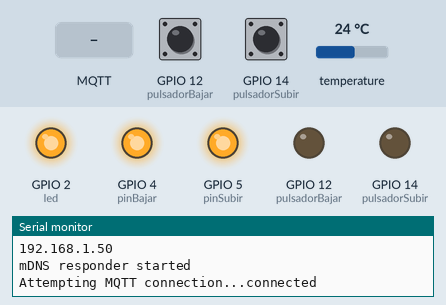
Recording of a sketch running on a simulated ESP8266 (NodeMCU). Shown: output pins drawn as LEDs (lit = HIGH), the last lines printed to the serial monitor. Dashed ring = blinking. The inputs (shaded band) are chosen by the test bench; at power-on: GPIO 12 (pulsadorBajar) HIGH, GPIO 14 (pulsadorSubir) HIGH, temperature 24 °C. WiFi joins after 1.5 s; servers stay silent unless stated; no MQTT or app messages arrive unless stated.

Above: at 2.7 s.
2.8 s: MQTT message "Subir" arrives on the first subscribed topic
At 3.5 s:
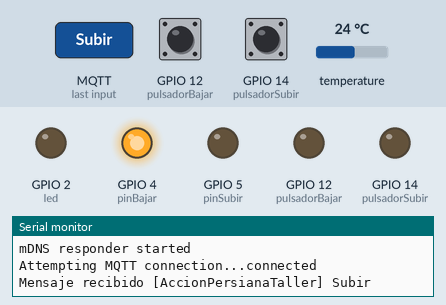
4.6 s: GPIO 12 (pulsadorBajar) pulled LOW for 1 s
At 6.7 s:
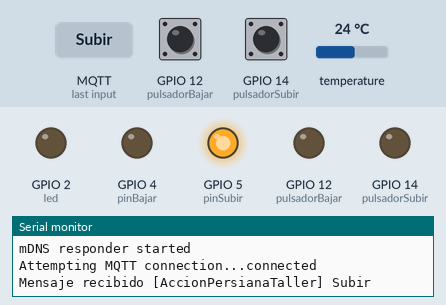
7.1 s: MQTT message "Bajar" arrives on the first subscribed topic
At 7.42 s:
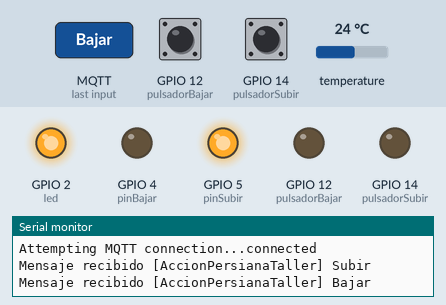
9.0 s: GPIO 14 (pulsadorSubir) pulled LOW for 1 s
At 9.07 s:
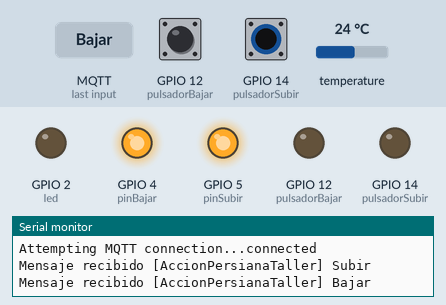
11.5 s: GPIO 14 (pulsadorSubir) pulled LOW for 3.2 s
At 14.8 s:
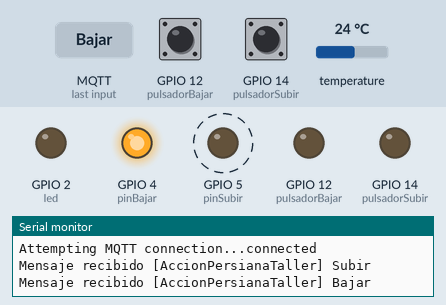
16.2 s: GPIO 14 (pulsadorSubir) pulled LOW for 0.15 s
At 17.5 s:
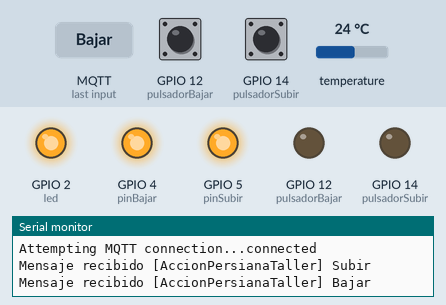
Timing chart, 0 to 19.2 s (numbered marks = the images above; inputs shaded):
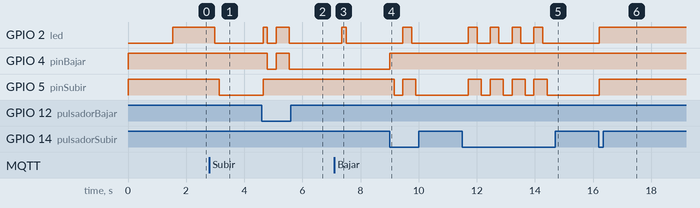

Measured:
- after the input at 2.8 s, GPIO 2 (led): HIGH → LOW after 0.19 s; GPIO 5 (pinSubir): HIGH → LOW after 0.34 s
- after the input at 4.6 s, GPIO 2 (led): LOW → HIGH after 0.05 s, → LOW 0.15 s later, → HIGH 0.30 s later, → LOW 0.45 s later; GPIO 4 (pinBajar): HIGH → LOW after 0.20 s, → HIGH 0.30 s later, → LOW 0.45 s later; GPIO 5 (pinSubir): LOW → HIGH after 0.05 s
- after the input at 7.1 s, GPIO 2 (led): LOW → HIGH after 0.25 s, → LOW 0.15 s later
- after the input at 9.0 s, GPIO 2 (led): LOW → HIGH after 0.46 s, → LOW 0.30 s later; GPIO 4 (pinBajar): LOW → HIGH at once; GPIO 5 (pinSubir): HIGH → LOW after 0.15 s, → HIGH 0.30 s later, → LOW 0.45 s later
- after the input at 11.5 s, GPIO 2 (led): alternates HIGH for 0.30 s and LOW for 0.45 s, 8 changes in all, then stays LOW, starting after 0.21 s; GPIO 5 (pinSubir): alternates HIGH for 0.45 s and LOW for 0.30 s, 8 changes in all, then stays LOW, starting after 0.21 s
- after the input at 16.2 s, GPIO 2 (led), GPIO 5 (pinSubir): LOW → HIGH at once

The sketch:

PersianaTallerV3.ino
```cpp
#include <ESP8266WiFi.h>
#include <PubSubClient.h>
#include <OneWire.h>
#include <DallasTemperature.h>
#include <ESP8266mDNS.h>
#include <WiFiUdp.h>
#include <ArduinoOTA.h>

#define wifi_ssid "12MiCasa12-24G"
#define wifi_password "Almunia-12MZN"
#define mqtt_server "192.168.1.55"

#define Estado_Persiana_topic "EstadoPersianaTaller"
#define Temperatura_topic "TemperaturaTaller"
#define ONE_WIRE_BUS 0  // DS18B20 pin  D3

/*asignacion pines  NodeMCU */
const int pinSubir = 5; // D1
const int pinBajar = 4; // D2
const int pulsadorSubir = 14; //D5
const int pulsadorBajar = 12; //D6

long tiempo_temp=55000;  //tiempo subir o bajar persianas

// Update these with values suitable for your network.
IPAddress ip(192,168,1,228);  //Node static IP
IPAddress gateway(192,168,1,1);
IPAddress subnet(255,255,255,0);
/*instancias*/
WiFiClient espClient;
PubSubClient client(espClient);
OneWire oneWire(ONE_WIRE_BUS);
DallasTemperature DS18B20(&oneWire);
DeviceAddress tempDeviceAddress;
/*Variables Globales*/
String EstadoPersiana = "Desconocido";
long lastMsg = 0;
long lastTemp = 0;
float temp=0;
/*FUNCIONES*/
void callback(char* topic, byte* payload, unsigned int length) { /*Que hacer cuadno llega un mensaje*/
 //gestionar los mensajes recibidos en los topics subscritos
   Serial.print("Mensaje recibido [");  Serial.print(topic);  Serial.print("] ");
    String dato="";
    for (int i = 0; i < length ; i++) {
        Serial.print((char)payload[i]);
        dato=dato+(char)payload[i];
    }
  Serial.println("");
   // Comprobar si hay que subir o bajar
    if ( dato.equals("Subir")) {
    digitalWrite(2, LOW);   // Turn the LED on (Note that LOW is the voltage level
    subir();
  } else if (dato.equals("Bajar")){
    digitalWrite(2, HIGH);  // Turn the LED off by making the voltage HIGH
    bajar();
  }  else if (dato.equals("Parar")){
    parar();
    EstadoPersiana="Parada";
  } else if (dato.equals("Posicionar")){
    posicionar();
  }
}

void setup() {
  pinMode(2, OUTPUT);        /* builtin led*/
  digitalWrite(2, LOW);      /*encender led  */
  pinMode(pinSubir, OUTPUT); /*Pin Subir*/
  pinMode(pinBajar, OUTPUT);  /*Pin Bajar*/
  pinMode(pulsadorSubir, INPUT_PULLUP);   /*Pin pulsador subir*/
  pinMode(pulsadorBajar, INPUT_PULLUP);   /*Pin pulsador bajar*/
  digitalWrite(pinSubir, HIGH);     //poner a 0 los reles
  digitalWrite(pinBajar, HIGH);
  Serial.begin(115200);
  setup_wifi();
  client.setServer(mqtt_server, 1883);
  client.setCallback(callback);
   ArduinoOTA.setHostname("Hostaller");
   //ArduinoOTA.setPassword((const char *)"123456");

  if (!MDNS.begin("ESP_Persiana_Taller")) {
    Serial.println("Error setting up MDNS responder!");
  }
  Serial.println("mDNS responder started");
  MDNS.addService("http", "tcp", 80); // Announce esp tcp service on port 8080
  MDNS.addService("mqtt", "tcp", 1883); // Announce esp tcp service on port 8080
  ArduinoOTA.onStart([]() {
   Serial.println("Start");
  });
 ArduinoOTA.onEnd([]() {
  Serial.println("\nEnd");
 });
 ArduinoOTA.onProgress([](unsigned int progress, unsigned int total) {
  Serial.printf("Progress: %u%%\r", (progress / (total / 100)));
 });
 ArduinoOTA.onError([](ota_error_t error) {
  Serial.printf("Error[%u]: ", error);
   if (error == OTA_AUTH_ERROR) Serial.println("Auth Failed");
    else if (error == OTA_BEGIN_ERROR) Serial.println("Begin Failed");
    else if (error == OTA_CONNECT_ERROR) Serial.println("Connect Failed");
    else if (error == OTA_RECEIVE_ERROR) Serial.println("Receive Failed");
    else if (error == OTA_END_ERROR) Serial.println("End Failed");
 });
 ArduinoOTA.begin();
 DS18B20.begin();
 DS18B20.getAddress(tempDeviceAddress, 0);
 DS18B20.setResolution(tempDeviceAddress,12);
 digitalWrite(2, HIGH);//apagar led
}

void setup_wifi() {
  delay(10);
  // We start by connecting to a WiFi network
  Serial.println();
  Serial.print("Connecting to ");
  Serial.println(wifi_ssid);
  WiFi.mode(WIFI_STA);
  WiFi.config(ip, gateway, subnet,gateway);
  WiFi.begin(wifi_ssid, wifi_password);
  while (WiFi.status() != WL_CONNECTED) {
    delay(500);
    Serial.print(".");
  }
  Serial.println("");
  Serial.println("WiFi connected");
  Serial.println("IP address: ");
  Serial.println(WiFi.localIP());
}

void reconnect() {
  // Loop until we're reconnected
  while (!client.connected()) {
    Serial.print("Attempting MQTT connection...");
    // Create a random client ID
    String clientId = "PersianaTaller";
    // Attempt to connect
    if (client.connect(clientId.c_str())) {
      Serial.println("connected");
      client.subscribe("AccionPersianaTaller"); /*SUSCRIBIRSE A LOS IN TOPICS*/
    } else {
      Serial.print("failed, rc=");
      Serial.print(client.state());
      //Serial.println(" try again in 5 seconds");
      // Wait 5 seconds before retrying
      // delay(5000);
    }
  }
}

void GetTemperature(){
  DS18B20.requestTemperatures();
  temp = DS18B20.getTempCByIndex(0);
  Serial.println("Temperatura:");
  Serial.println(temp);
}

void leer_entradas_pulsadores(){
 int pSubir=digitalRead(pulsadorSubir);
 int pBajar=digitalRead(pulsadorBajar);
 if(pSubir==LOW && pBajar==HIGH && EstadoPersiana != "Subiendo"){             //activos con low
   digitalWrite(2, LOW);   // Turn the LED on (Note that LOW is the voltage level
   subir();
 }else if(pSubir==LOW && pBajar==HIGH && EstadoPersiana == "Subiendo"){             //activos con low
   parar();
   EstadoPersiana="Parada";
 }else if(pSubir==HIGH && pBajar==LOW && EstadoPersiana != "Bajando"){
   digitalWrite(2, HIGH);  // Turn the LED off by making the voltage HIGH
   bajar();
 }else if(pSubir==HIGH && pBajar==LOW && EstadoPersiana == "Bajando"){
   parar();
   EstadoPersiana="Parada";
 }else if(pSubir==LOW && pBajar==LOW){
   posicionar();
 }
 delay(300);
}

void loop() {
  if (!client.connected()) {
    reconnect();
    delay(500);
  }
  client.loop();
  ArduinoOTA.handle();
  leer_entradas_pulsadores();
  //enviar topics ciclicamente para refrescar datos
 long now = millis();  //temporizar publicaciones
  if (now - lastMsg > 30000) {
    lastMsg = now;
    GetTemperature();
    Publicar();
    initPulsadores();
  }
  long nowT = millis(); //temporizar accion persianas
  if (nowT - lastTemp > tiempo_temp) {
    if (EstadoPersiana.equals("Subiendo")||EstadoPersiana.equals("Bajando") ){
     parar();
    }
    lastTemp = nowT;
  }

}

void subir(){
 digitalWrite(pinBajar,HIGH);
 delay(150); /*retraso para que no se enganchen los reles chinos*/
 digitalWrite(pinSubir,LOW);
 digitalWrite(2, LOW);//encender led
 EstadoPersiana = "Subiendo";
 lastTemp = millis();
 Publicar();
 }

void bajar(){
 digitalWrite(pinSubir,HIGH);
 delay(150); /*retraso para que no se enganchen los reles chinos*/
 digitalWrite(pinBajar,LOW);
 digitalWrite(2, LOW);//encender led
 EstadoPersiana = "Bajando";
 lastTemp = millis();
 Publicar();
}

void parar(){
 digitalWrite(pinBajar,HIGH);
 digitalWrite(pinSubir,HIGH);
 digitalWrite(2, HIGH);//apagar led
 if (EstadoPersiana.equals("Subiendo")){
  EstadoPersiana="Arriba";
 } else if (EstadoPersiana.equals("Bajando"))  {
  EstadoPersiana="Abajo";
 } else {
  EstadoPersiana="Parada";
 }
 Publicar();
}

void posicionar(){
    digitalWrite(2, HIGH);  // Turn the LED off by making the voltage HIGH
   if (EstadoPersiana=="Arriba"){
     bajar();
     delay(8000);
     parar();
   }else if (EstadoPersiana=="Abajo"){
     subir();
     delay(13000);
     parar();
   }else{
     bajar();
     delay (5000);
     parar();
  }
 EstadoPersiana="Posicionada";
 Publicar();
}

void Publicar(){
  client.publish(Estado_Persiana_topic, String(EstadoPersiana).c_str(), true);
  client.publish(Temperatura_topic, String(temp).c_str(), true);
}
void initPulsadores(){
  pinMode(pulsadorSubir, OUTPUT);   /*Pin pulsador subir*/
  pinMode(pulsadorBajar, OUTPUT);   /*Pin pulsador bajar*/
  delay(10);
  pinMode(pulsadorSubir, INPUT_PULLUP);   /*Pin pulsador subir*/
  pinMode(pulsadorBajar, INPUT_PULLUP);   /*Pin pulsador bajar*/
}
```
